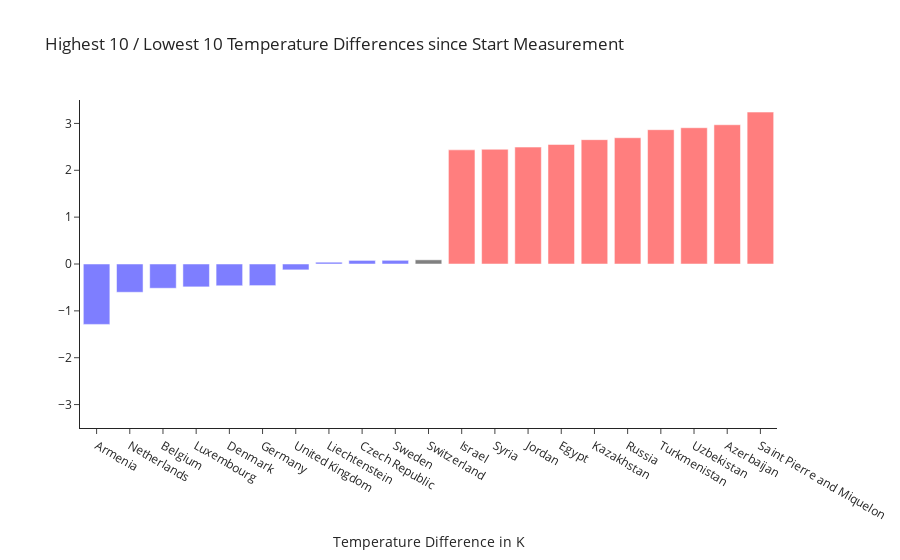

The notebook cell this image was saved under:
### Markdown cell above
Ihn interessier nun der maximale Absolute Unterschied vom Anfangsmesswert zum letzten gemessenen Messwert jedes Landes. Welches Land hatte den grössten Zuwachs und wie steht die Schweiz zu diesen Ländern?

### Code cell
def barchart_top_flop(data):
    
    data = data.pivot_table(index='date', columns=data['country'], values='temperature')
    
    data = data.resample('10Y').mean()
    data = data.fillna(method='backfill')

    diff = data.iloc[-1, :] - data.iloc[0, :]
    temp = data.iloc[0, :]
    data = pd.concat([temp, data.iloc[-1,:]], axis=1).T
        
    top_diff = diff.sort_values(ascending=False).iloc[:10].reset_index()['country'].values
    flop_diff = diff.sort_values(ascending=True).iloc[:10].reset_index()['country'].values
    
    top_diff = np.append(top_diff, 'Switzerland')
    
    top_diff = data[data.columns.intersection(top_diff)].T
    flop_diff = data[data.columns.intersection(flop_diff)].T
    
    top_diff['top_low'] = 'top'
    flop_diff['top_low'] = 'low'
    
    data = pd.concat([top_diff, flop_diff], axis=0)
    data.columns = [data.columns[0].year, data.columns[1].year, 'top_low']
    data.loc['Switzerland', 'top_low'] = 'neutral'
    data['diff'] = data[2013] - data[1743]
    data = data.sort_values(by=['top_low', 'diff'], ascending=True)
    
    
    fig = go.Figure()
    
    for i in range(len(data.index)):
        if data.loc[data.index[i], 'top_low'] == 'top':
            fig.add_trace(go.Bar(
                                y=[data.loc[data.index[i], 'diff']],
                                x=[data.index[i]],
                                marker=dict(
                                    color='red'
                                ),
                                opacity=0.5
                                )
                         )
            
        if data.loc[data.index[i], 'top_low'] == 'low':
            fig.add_trace(go.Bar(
                                y=[data.loc[data.index[i], 'diff']],
                                x=[data.index[i]],
                                marker=dict(
                                    color='blue'
                                ),
                                opacity=0.5
                         ))
            
        if data.loc[data.index[i], 'top_low'] == 'neutral':
            fig.add_trace(go.Bar(
                                y=[data.loc[data.index[i], 'diff']],
                                x=[data.index[i]],
                                marker=dict(
                                    color='grey'
                                )
                                ))
 
    
    fig.update_layout(template='simple_white',
                      title='Highest 10 / Lowest 10 Temperature Differences since Start Measurement',
                      showlegend=False, 
                      xaxis_title='Temperature Difference in K',
                      yaxis=dict(
                          range=[-3.5, 3.5]
                          )
                     )
    fig.show()
    
barchart_top_flop(temp_data)

### Figure 1 — Plotly figure (JSON) as saved in the notebook; plotly's stock layout.template omitted (floating-point values rounded to 4 significant figures)
{"data": [{"marker": {"color": "blue"}, "opacity": 0.5, "type": "bar", "x": ["Armenia"], "y": [-1.289]}, {"marker": {"color": "blue"}, "opacity": 0.5, "type": "bar", "x": ["Netherlands"], "y": [-0.6035]}, {"marker": {"color": "blue"}, "opacity": 0.5, "type": "bar", "x": ["Belgium"], "y": [-0.5176]}, {"marker": {"color": "blue"}, "opacity": 0.5, "type": "bar", "x": ["Luxembourg"], "y": [-0.4883]}, {"marker": {"color": "blue"}, "opacity": 0.5, "type": "bar", "x": ["Denmark"], "y": [-0.4649]}, {"marker": {"color": "blue"}, "opacity": 0.5, "type": "bar", "x": ["Germany"], "y": [-0.4614]}, {"marker": {"color": "blue"}, "opacity": 0.5, "type": "bar", "x": ["United Kingdom"], "y": [-0.1255]}, {"marker": {"color": "blue"}, "opacity": 0.5, "type": "bar", "x": ["Liechtenstein"], "y": [0.03853]}, {"marker": {"color": "blue"}, "opacity": 0.5, "type": "bar", "x": ["Czech Republic"], "y": [0.07673]}, {"marker": {"color": "blue"}, "opacity": 0.5, "type": "bar", "x": ["Sweden"], "y": [0.07888]}, {"marker": {"color": "grey"}, "type": "bar", "x": ["Switzerland"], "y": [0.08892]}, {"marker": {"color": "red"}, "opacity": 0.5, "type": "bar", "x": ["Israel"], "y": [2.436]}, {"marker": {"color": "red"}, "opacity": 0.5, "type": "bar", "x": ["Syria"], "y": [2.449]}, {"marker": {"color": "red"}, "opacity": 0.5, "type": "bar", "x": ["Jordan"], "y": [2.495]}, {"marker": {"color": "red"}, "opacity": 0.5, "type": "bar", "x": ["Egypt"], "y": [2.551]}, {"marker": {"color": "red"}, "opacity": 0.5, "type": "bar", "x": ["Kazakhstan"], "y": [2.653]}, {"marker": {"color": "red"}, "opacity": 0.5, "type": "bar", "x": ["Russia"], "y": [2.695]}, {"marker": {"color": "red"}, "opacity": 0.5, "type": "bar", "x": ["Turkmenistan"], "y": [2.866]}, {"marker": {"color": "red"}, "opacity": 0.5, "type": "bar", "x": ["Uzbekistan"], "y": [2.908]}, {"marker": {"color": "red"}, "opacity": 0.5, "type": "bar", "x": ["Azerbaijan"], "y": [2.972]}, {"marker": {"color": "red"}, "opacity": 0.5, "type": "bar", "x": ["Saint Pierre and Miquelon"], "y": [3.242]}], "layout": {"showlegend": false, "title": {"text": "Highest 10 / Lowest 10 Temperature Differences since Start Measurement"}, "xaxis": {"title": {"text": "Temperature Difference in K"}}, "yaxis": {"range": [-3.5, 3.5]}}}
